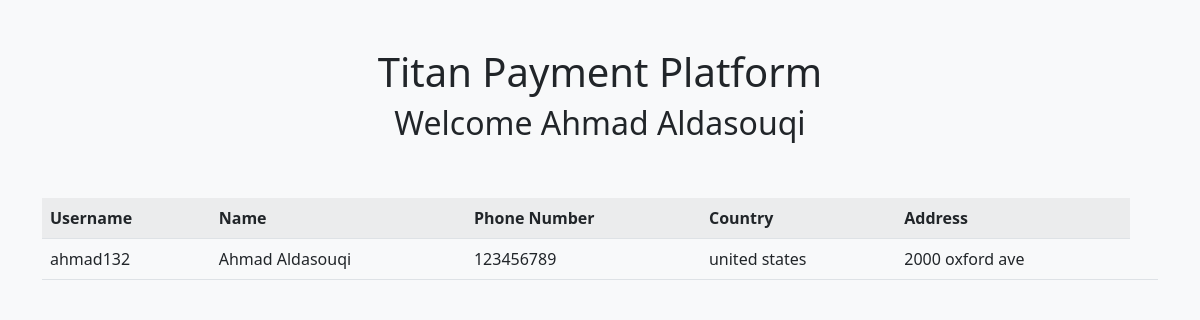
/info (signed in), run on the app's committed database.
### titanpay/models.py (models this page shows, shortened)
class User(db.Model, UserMixin):
    id = db.Column(db.Integer, primary_key=True)
    username = db.Column(db.String(20), unique=True, nullable=False)
    pword = db.Column(db.String(60), nullable=False, unique=False)
    name = db.Column(db.String(20), unique=False, nullable=False)
    phone = db.Column(db.String(20), nullable=False, unique=False)
    country = db.Column(db.String(20), unique=False, nullable=False)
    address = db.Column(db.String(20), unique=False, nullable=False)
    purchases = db.relationship('Purchase', backref='user', lazy=True)

### titanpay/views.py (the view)
@app.route("/info")
@login_required
def info():
    return render_template("info.html")

### titanpay/views.py (called while the page is built)
@login_manager.user_loader
def load_user(user_id):
    return User.query.filter_by(id=user_id).first()

### titanpay/templates/info.html (shortened to what this page needs)
{% extends "layout.html" %}
{% block body %}
    <link rel="stylesheet" href="static/styles.css">
    <body>
        <div class="container">
            <div class="py-5 text-center">
                <h1>Titan Payment Platform</h1>
                <h2>Welcome {{ current_user.name }}</h2>
            </div>
            <table class="table table-striped" id="sortable">
                <tr>
                    <th>Username</th>
                    <th>Name</th>
                    <th>Phone Number</th>
                    <th>Country</th>
                    <th>Address</th>
                </tr>
                <tr>
                    <td>{{ current_user.username }}</td>
                    <td>{{ current_user.name }}</td>
                    <td>{{ current_user.phone }}</td>
                    <td>{{ current_user.country }}</td>
                    <td>{{ current_user.address }}<td>
                </tr>
            </table>
            <br>
        </div>
    </body>
{% endblock %}

### titanpay/static/styles.css (style rules this page uses)
body { font-family: system-ui, -apple-system, BlinkMacSystemFont, 'Segoe UI', Roboto, Oxygen, Ubuntu, Cantarell, 'Open Sans', 'Helvetica Neue', sans-serif; background-color: #f7eae1; }

### data on the page
User: name "Ahmad Aldasouqi", username "ahmad132", phone "123456789", country "united states", address "2000 oxford ave"
